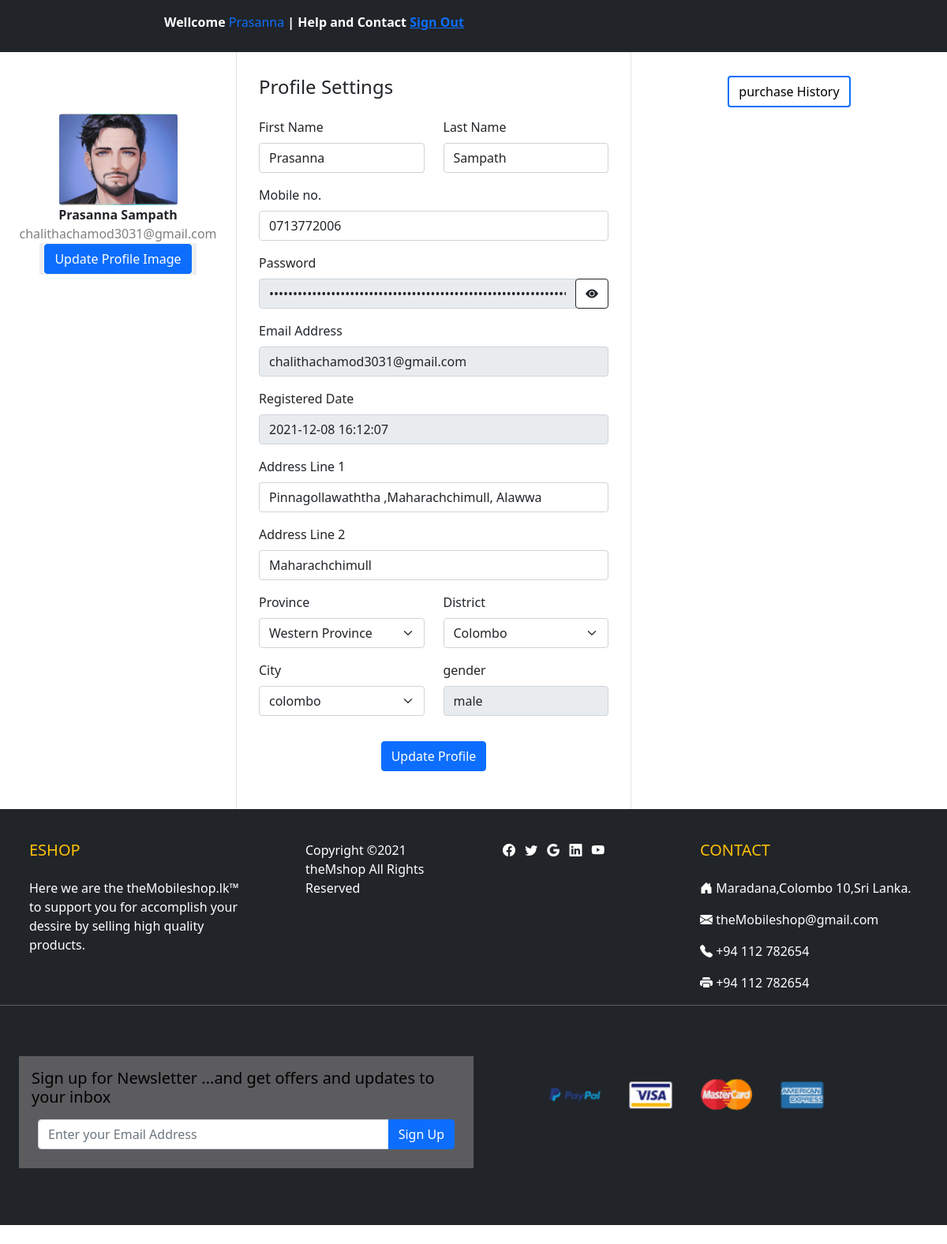
The page /FutureTech/userprofile.php (signed in) on the database its author committed.
### tables this page shows
CREATE TABLE IF NOT EXISTS `profile_img` (
  `code` varchar(50) NOT NULL,
  `user_email` varchar(100) NOT NULL,
  PRIMARY KEY (`code`),
  KEY `FK__user` (`user_email`),
  CONSTRAINT `FK__user` FOREIGN KEY (`user_email`) REFERENCES `user` (`email`)
);

CREATE TABLE IF NOT EXISTS `user_has_address` (
  `id` int NOT NULL AUTO_INCREMENT,
  `line1` text NOT NULL,
  `line2` text NOT NULL,
  `user_email` varchar(100) NOT NULL,
  `city_id` int NOT NULL,
  PRIMARY KEY (`id`),
  KEY `FK_user_has_address_user` (`user_email`),
  KEY `FK_user_has_address_city` (`city_id`),
  CONSTRAINT `FK_user_has_address_city` FOREIGN KEY (`city_id`) REFERENCES `city` (`id`),
  CONSTRAINT `FK_user_has_address_user` FOREIGN KEY (`user_email`) REFERENCES `user` (`email`)
);

CREATE TABLE IF NOT EXISTS `province` (
  `id` int NOT NULL AUTO_INCREMENT,
  `name` varchar(50) DEFAULT NULL,
  PRIMARY KEY (`id`)
);

CREATE TABLE IF NOT EXISTS `district` (
  `id` int NOT NULL AUTO_INCREMENT,
  `name` varchar(50) NOT NULL,
  `province_id` int NOT NULL,
  PRIMARY KEY (`id`),
  KEY `FK_district_province` (`province_id`),
  CONSTRAINT `FK_district_province` FOREIGN KEY (`province_id`) REFERENCES `province` (`id`)
);

CREATE TABLE IF NOT EXISTS `city` (
  `id` int NOT NULL AUTO_INCREMENT,
  `name` varchar(50) NOT NULL,
  `postal_code` varchar(6) NOT NULL,
  `district_id` int NOT NULL,
  PRIMARY KEY (`id`),
  KEY `FK__district` (`district_id`),
  CONSTRAINT `FK__district` FOREIGN KEY (`district_id`) REFERENCES `district` (`id`)
);

CREATE TABLE IF NOT EXISTS `gender` (
  `id` int NOT NULL AUTO_INCREMENT,
  `name` varchar(10) DEFAULT NULL,
  PRIMARY KEY (`id`)
);

### FutureTech/connection.php (called while the page is built, shortened)
<?php
class Database
{
    public static $connection;
    public static function setUpConnection()
    {
        if (!isset(Database::$connection)) {
            Database::$connection = new mysqli("localhost", "root", "your_password", "myproject", "3306");
        }
    }
    public static function search($q)
    {
        $resultset = Database::$connection->query($q);
        return $resultset;
    }
}

### FutureTech/userprofile.php (the view, shortened to what this page needs)
<?php
require "connection.php";
require "Heder.php";
if (isset($_SESSION["u"])) {
?>
    <!DOCTYPE html>
    <html>
    <head>
        <link rel="stylesheet" href="bootstrap.css" />
        <link rel="stylesheet" href="style.css" />
        <link rel="stylesheet" href="https://cdn.jsdelivr.net/npm/bootstrap-icons@1.7.2/font/bootstrap-icons.css">
        <link rel="stylesheet" href="https://cdn.jsdelivr.net/npm/bootstrap@5.0.0-alpha1/dist/css/bootstrap.min.css" />
        <link rel="stylesheet" href="https://cdnjs.cloudflare.com/ajax/libs/font-awesome/4.7.0/css/font-awesome.min.css">
    </head>
    <body class="">
        <div class="container-fluid bg-body rounded mt-5 mb-4">
            <div class="row">
                <div class="col-md-3 border-end">
                    <div class="d-flex flex-column align-items-center text-center p-3 py-5">
                        <?php
                        $profileImg = Database::search("SELECT * FROM `profile_img` WHERE `user_email`= '" . $_SESSION["u"]["email"] . "' ");
                        $pn = $profileImg->num_rows;
                        if ($pn == 1) {
                            $p = $profileImg->fetch_assoc();
                        ?>
                            <img class="rounded mt-5 " width="150px" src="<?php echo $p["code"];  ?>" id="prev0" />
                        <?php
                        } else {
                        ?>
                            <img class="rounded mt-5" width="150px" src="resources/profiles/profile.jpeg" id="prev0" />
                        <?php
                        }
                        ?>
                        <span class="fw-bold "><?php echo $_SESSION["u"]["fname"] . " " . $_SESSION["u"]["lname"]; ?></span>
                        <span class="text-black-50"><?php echo $_SESSION["u"]["email"]; ?></span>
                        <button id="imgbutton"><label class="btn btn-primary " for="profileimg" onclick="changeImage();">Update Profile Image</label></button>
                    </div>
                </div>
                <div class="col-md-5 border-end">
                    <div class="p-3 py-5">
                        <div class="d-flex justify-content-between align-items-center mb-3">
                            <h4>Profile Settings</h4>
                        </div>
                        <div class="row mt-2">
                            <div class="col-md-6">
                                <label class="form-label">First Name</label>
                                <input id="fname" type="text" class="form-control" placeholder="First Name" value="<?php echo $_SESSION["u"]["fname"]; ?>" />
                            </div>
                            <div class="col-md-6">
                                <label class="form-label">Last Name</label>
                                <input id="lname" type="text" class="form-control" placeholder="Last Name" value="<?php echo $_SESSION["u"]["lname"]; ?>" />
                            </div>
                        </div>
                        <div class="row mt-3 ">
                            <div class="col-md-12 mb-3">
                                <label class="form-label">Mobile no.</label>
                                <input type="text" id="mobile" class="form-control" placeholder="Enter Your Mobile Number" value="<?php echo $_SESSION["u"]["mobile"]; ?>" />
                            </div>
                            <div class="col-md-12 mb-3">
                                <label class="form-label">Password</label>
                                <div class="input-group ">
                                    <input id="pw" readonly type="password" class="form-control" placeholder="Enter Your Password" aria-label="Enter Your Password" value="<?php echo $_SESSION["u"]["password"]; ?>" aria-describedby="basic-addon2">
                                    <div class="input-group-append">
                                        <button class="btn btn-outline-dark" onclick="chngpswd();" type="button" id="button-addone2"><i id="eye" class="bi bi-eye-fill" onclick="chngpswd();"></i></button>
                                    </div>
                                </div>
                            </div>
                            <div class="col-md-12 mb-3">
                                <label class="form-label">Email Address</label>
                                <input value="<?php echo $_SESSION["u"]["email"]; ?>" type="email" class="form-control" placeholder="Enter Your Email Address" readonly />
                            </div>
                            <div class="col-md-12 mb-3">
                                <label class="form-label">Registered Date</label>
                                <input value="<?php echo $_SESSION["u"]["register_date"]; ?>" type="email" class="form-control" placeholder="Enter Your Registered date" readonly />
                            </div>
                            <?php
                            $usermail = $_SESSION["u"]["email"];
                            $address = Database::search("SELECT * FROM `user_has_address` WHERE `user_email`= '" . $usermail . "' ");
                            $n = $address->num_rows;
                            if ($n > 0) {
                                $d = $address->fetch_assoc();
                                $city = Database::search("SELECT * FROM `city`  WHERE `id`='" . $d["city_id"] . "' ");
                                $cf = $city->fetch_assoc();
                                $district = Database::search("SELECT * FROM `district` WHERE `id`='" . $cf["district_id"] . "' ");
                                $df = $district->fetch_assoc();
                                $province = Database::search("SELECT * FROM `province` WHERE `id`='" . $df["province_id"] . "' ");
                                $pf = $province->fetch_assoc();
                            ?>
                                <div class="col-md-12 mb-3">
                                    <label class="form-label">Address Line 1</label>
                                    <input type="email" class="form-control" id="addline1" placeholder="Address Line 1" value="<?php echo $d["line1"]; ?>" />
                                </div>
                                <div class="col-md-12 mb-3">
                                    <label class="form-label">Address Line 2</label>
                                    <input type="email" class="form-control" id="addline2" placeholder="Address Line 2" value="<?php echo $d["line2"]; ?>" />
                                </div>
                                <div class="col-md-6 mb-3">
                                    <label class="form-label">Province</label>
                                    <select id="provi_Reg" class="form-select" onchange="load_district();">
                                        <option value="<?php echo $pf["id"]; ?>"><?php echo $pf["name"]; ?></option>
                                    </select>
                                </div>
                                <div class="col-md-6 mb-3">
                                    <label class="form-label">District</label>
                                    <select class="form-select" id="dist_Reg">
                                        <option value="<?php echo $df["id"]; ?>"><?php echo $df["name"]; ?></option>
                                    </select>
                                </div>
                                <div class="col-md-6 mb-3">
                                    <label class="form-label">City</label>
                                    <select class="form-select" id="usercity">
                                        <option value="<?php echo $d["city_id"]; ?>"><?php echo $cf["name"] ?></option>
                                    </select>
                                </div>
                            <?php
                            }
                            ?>
                            <div class="col-md-6 mb-3">
                                <label class="form-label">gender</label>
                                <?php
                                $gid = $_SESSION["u"]["gender"];
                                $g = Database::search("SELECT * FROM `gender` WHERE `id` = '" . $gid . "'");
                                $gf = $g->fetch_assoc();
                                ?>
                                <input type="text" value="<?php echo $gf["name"]; ?>" class="form-control" placeholder="gender" readonly value="" />
                            </div>
                            <div class=" mt-3 text-center">
                                <button class="btn btn-primary" onclick="updateProfile();">Update Profile</button>
                            </div>
                        </div>
                    </div>
                </div>
                <div class="col-md-4">
                    <div class="p3 py-5 text-center">
                        <button class="btn btn-outline-primary border-2"> <a style="text-decoration: none;" class="text-black" href="http://localhost/FutureTech/purchaseHistory.php">purchase History</a></button>
                    </div>
                </div>
                <?php
                require "footer.php";
                ?>
            </div>
        </div>
    </body>
    </html>
<?php
} else {
?>
    <script>
        window.location = "index.php";
    </script>
<?php
}
?>

### rows shown on the page
profile_img: code (picture)
user_has_address: line1 "Pinnagollawaththa ,Maharachchimull, Alawwa", line2 "Maharachchimull"
province: name "Western Province"
district: name "Colombo"
city: name "colombo"
gender: name "male"

### other values the page prints
$data["fname"] "Prasanna"
$_SESSION["u"]["fname"] "Prasanna"
$_SESSION["u"]["lname"] "Sampath"
$_SESSION["u"]["email"] "chalithachamod3031@gmail.com"
